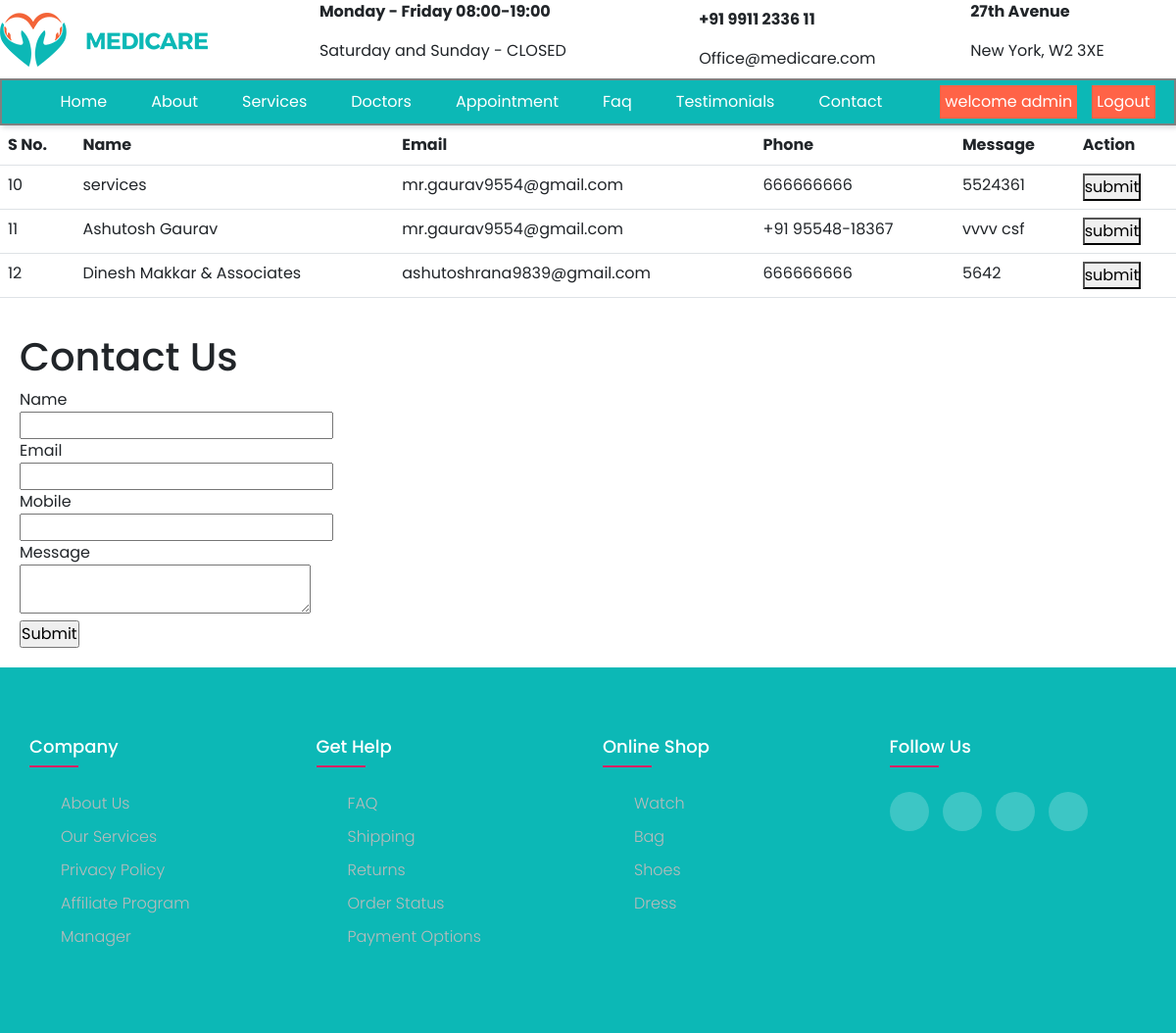
Page /contact (signed in) on the committed database.
### home/models.py (models this page shows, shortened)
class Contact(models.Model):
    name = models.CharField(max_length=100)
    email = models.CharField(max_length=100)
    phone = models.CharField(max_length=12)
    message = models.TextField()
    date = models.DateField()

### home/views.py (the view, shortened to what this page needs)
# urls.py: path('contact', views.contact, name="contact"),
def contact(request):
    return render(request, 'pages/contact.html', {
        'data': Contact.objects.all()
    })

### templates/pages/contact.html (shortened to what this page needs)
{% extends 'base.html' %}
{% block body %}
<div style="width:100%">
  <div>
    <table class="table table-hover">
      <thead>
        <tr>
          <th scope="col">S No.</th>
          <th scope="col">Name</th>
          <th scope="col">Email</th>
          <th scope="col">Phone</th>
          <th scope="col">Message</th>
          <th scope="col">Action</th>
        </tr>
      </thead>
      <tbody>
        {% for i in data %}
        <tr>
          <td>{{ i.id }}</td>
          <td>{{ i.name }}</td>
          <td>{{ i.email }}</td>
          <td>{{ i.phone }}</td>
          <td>{{ i.message }}</td>
          <td><button>submit</button></td>
        </tr>
        {% endfor %}
      </tbody>
    </table>
  </div>
  <div style="padding:20px;">
    <h1>Contact Us</h1>
    <form method="post" action="">
      <label>Name</label><br />
      <input type="name" name="name" required><br />
      <label>Email</label><br />
      <input type="email" name="email" required><br />
      <label>Mobile</label><br />
      <input type="phone" name="phone" required><br />
      <label>Message</label><br />
      <textarea type="textarea" name="message" required></textarea><br />
      <input type="submit">
    </form>
  </div>
</div>
{% endblock body %}

### templates/base.html (shortened to what this page needs)
<!DOCTYPE html>
<html lang="en">
<head>
    <link rel="stylesheet" href="https://cdn.jsdelivr.net/npm/bootstrap@5.3.0-alpha3/dist/css/bootstrap.min.css">
    <link rel="stylesheet" href="/static/css/style.css" />
    <link rel="stylesheet" href="/static/css/footer.css" />
</head>
<body>
    <header id="header1">
        <table style="width: 100%">
            <div>
                <td colspan="2"><img src="/static/images/logo.png" /></td>
                <td colspan="2">
                    <p><b>Monday - Friday 08:00-19:00</b></p>
                    <p>Saturday and Sunday - CLOSED</p>
                </td>
                <td colspan="2">
                    <p><b>+91 9911 2336 11</b></p>
                    Office@medicare.com
                </td>
                <td colspan="2">
                    <p><b>27th Avenue</b></p>
                    <p>New York, W2 3XE</p>
                </td>
            </div>
        </table>
        <nav class="navbar1">
            <div class="list1">
                <a class="a1" href="/">Home</a>
                <a class="a1" href="/about">About</a>
                <a class="a1" href="/services">Services</a>
                <a class="a1" href="/doctors">Doctors</a>
                <a class="a1" href="/appointment">Appointment</a>
                <a class="a1" href="/faq">Faq</a>
                <a class="a1" href="/testimonials">Testimonials</a>
                <a class="a1" href="/contact">Contact</a>
            </div>
            <div class="sig1">
                {% if request.user.is_anonymous %}
                <a class="a1" href="/user/login">Login</a>
                <a class="a1" href="/user/register">Register</a>
                {% else %}
                <a class="a1" href="/">welcome {{request.user}}</a>
                <a class="a1" href="/user/logout">Logout</a>
                {% endif %}
            </div>
        </nav>
    </header>
    {% block body %}{% endblock body %}
    <footer class="footer">
        <div class="container">
            <div class="row">
                <div class="footer-col">
                    <h4>company</h4>
                    <ul>
                        <li><a href="/">about us</a></li>
                        <li><a href="/">our services</a></li>
                        <li><a href="/">privacy policy</a></li>
                        <li><a href="/">affiliate program</a></li>
                        <li><a href="manager/">manager</a></li>
                    </ul>
                </div>
                <div class="footer-col">
                    <h4>get help</h4>
                    <ul>
                        <li><a href="/">FAQ</a></li>
                        <li><a href="/">shipping</a></li>
                        <li><a href="/">returns</a></li>
                        <li><a href="/">order status</a></li>
                        <li><a href="/">payment options</a></li>
                    </ul>
                </div>
                <div class="footer-col">
                    <h4>online shop</h4>
                    <ul>
                        <li><a href="/">watch</a></li>
                        <li><a href="/">bag</a></li>
                        <li><a href="/">shoes</a></li>
                        <li><a href="/">dress</a></li>
                    </ul>
                </div>
                <div class="footer-col">
                    <h4>follow us</h4>
                    <div class="social-links">
                        <a href="/"></a>
                        <a href="/"></a>
                        <a href="/"></a>
                        <a href="/"></a>
                    </div>
                </div>
            </div>
        </div>
    </footer>
</body>
</html>

### static/css/style.css (style rules this page uses)
html, body { padding: 0; margin: 0; }
#header1 { position: sticky; width: 100%; background-color: #fff; top: 0; right: 0; z-index: 1000; transition: 0.2s; box-shadow: -3px -3px 17px #ffffff73, 2px 2px 5px rgba(94, 104, 121, 0.288); }
.a1 { text-decoration: none; color: #fff; }
.navbar1 { display: flex; justify-content: space-around; border: 2px solid grey; background: #0cb8b6; padding: 5px 0; }
.list1 { display: flex; justify-content: flex-start; }
.sig1 { display: flex; justify-content: flex-end; }
.list1 a { padding: 5px; margin-left: 35px; }
.sig1 a { background-color: tomato; padding: 5px; margin-left: 15px; }

### static/css/footer.css (style rules this page uses)
body { line-height: 1.5; font-family: "Poppins", sans-serif; }
* { margin: 0; padding: 0; box-sizing: border-box; }
.container { max-width: 1170px; margin: auto; }
.row { display: flex; flex-wrap: wrap; }
ul { list-style: none; }
.footer { background: #0cb8b6; padding: 70px 0; }
.footer-col { width: 25%; padding: 0 15px; }
.footer-col h4 { font-size: 18px; color: #ffffff; text-transform: capitalize; margin-bottom: 35px; font-weight: 500; position: relative; }
.footer-col h4::before { content: ""; position: absolute; left: 0; bottom: -10px; background-color: #e91e63; height: 2px; box-sizing: border-box; width: 50px; }
.footer-col ul li:not(:last-child) { margin-bottom: 10px; }
.footer-col ul li a { font-size: 16px; text-transform: capitalize; color: #ffffff; text-decoration: none; font-weight: 300; color: #bbbbbb; display: block; transition: all 0.3s ease; }
.footer-col .social-links a { display: inline-block; height: 40px; width: 40px; background-color: rgba(255, 255, 255, 0.2); margin: 0 10px 10px 0; text-align: center; line-height: 40px; border-radius: 50%; color: #ffffff; transition: all 0.5s ease; }

### rows in the picture
Contact: id "10", name "services", email "mr.gaurav9554@gmail.com", phone "666666666", message "5524361"
Contact: id "11", name "Ashutosh Gaurav", email "mr.gaurav9554@gmail.com", phone "+91 95548-18367", message "vvvv csf"
Contact: id "12", name "Dinesh Makkar & Associates", email "ashutoshrana9839@gmail.com", phone "666666666", message "5642"

### other values in the picture
{{ request.user }} "admin"
